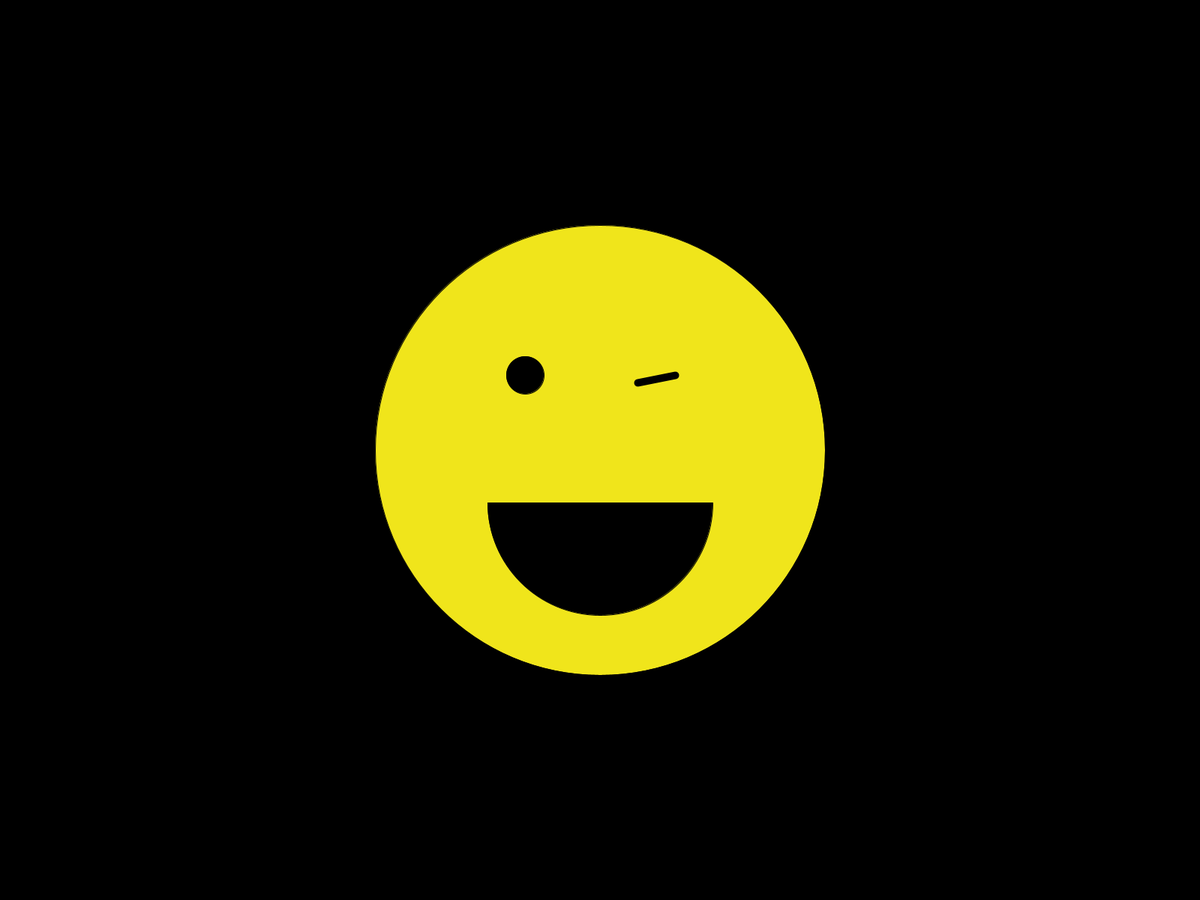
Frame 1 (no input)
Frame 60 (the mouse pressed at the canvas centre just before this capture): identical to frame 1, image omitted
Frame 120 (the mouse held since frame 60 and released just before this capture): identical to frame 1, image omitted

The Processing sketch that drew this single still picture (run headless with seeded random() and noise(); from frame 60 on, the mouse is pressed at the canvas centre):

// Processing sketch: proj3
// ── proj3.pde
float shiftX;
float shiftY;
float shift = 10;
void setup(){
  fullScreen();
  drawFace();
}
void draw(){
  drawFace();
}
void keyPressed() {
  if (key == CODED) {
    if(keyCode == UP) {
      shiftY -= shift;
    }
    if(keyCode == DOWN){
      shiftY+=shift;
    }
    if(keyCode == LEFT){
      shiftX-=shift;
    }
    if(keyCode == RIGHT){
      shiftX+=shift;
    }
  }
  if(key == ' '){
    exit();
  }
}

void drawFace(){
  background(0);
  translate(width/2 + shiftX, height/2 + shiftY);
  fill(#F0E51B);
  ellipse(0,0,600,600);
  fill(0);
  ellipse(-100,-100,50,50);
  strokeWeight(10);
  line(100,-100,50,-90);
  strokeWeight(1);
  arc(0, 70, 300, 300, 0, PI);
}
